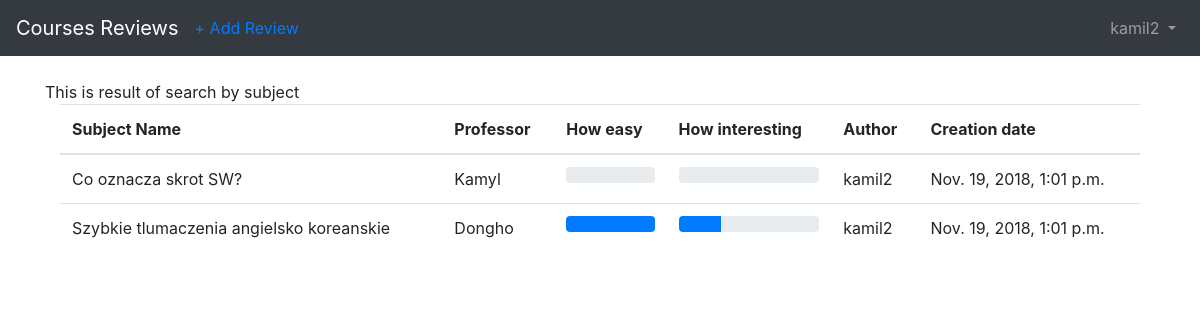
The app's page /by-subject/ (signed in), older data.
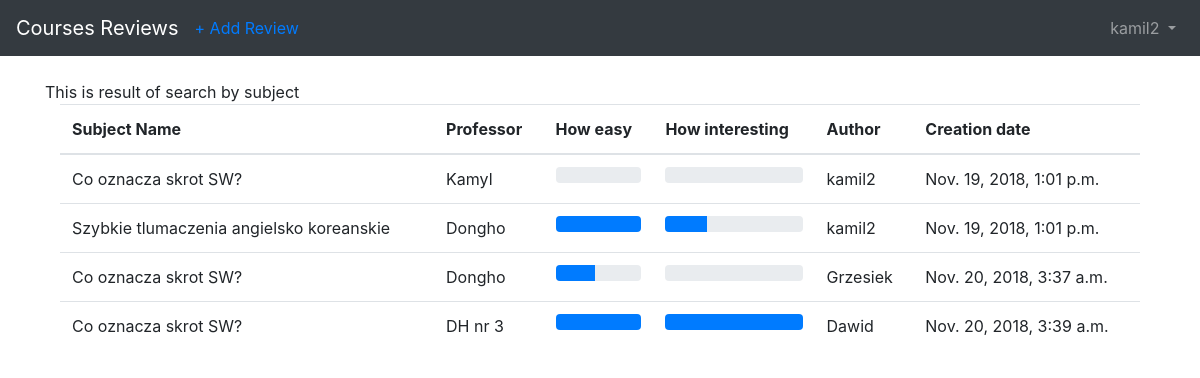
The same page, newer data.
### pages/models.py (models this page shows, shortened)
class Review(models.Model):
    course_name = models.ForeignKey(
        CourseName,
        on_delete=models.CASCADE
    )
    professor_name = models.ForeignKey(
        Professor,
        on_delete=models.CASCADE
    )
    how_easy = models.IntegerField(
        default=0,
        validators=[MaxValueValidator(100), MinValueValidator(0)],
    )
    how_interesting = models.IntegerField(
        default=0,
        validators=[MaxValueValidator(100), MinValueValidator(0)],
    )
    creation_date = models.DateTimeField(auto_now_add=True)
    review_body = models.TextField()
    author = models.ForeignKey(
        settings.AUTH_USER_MODEL,
        on_delete=models.CASCADE,
    )

class CourseName(models.Model):
    course_name = models.CharField(max_length=225)
    def __str__(self):
        return self.course_name

class Professor(models.Model):
    professor_name = models.CharField(max_length=255, default="")
    def __str__(self):
        return self.professor_name

### users/models.py (models this page shows)
class ReviewsUser(AbstractUser):
    created_reviews = models.PositiveIntegerField(default=0)

### pages/views.py (the view)
# urls.py: path('by-subject/', views.CourseBySubjectView.as_view(), name='reviews-by-subject'),
class CourseBySubjectView(LoginRequiredMixin, ListView):
    model = Review
    template_name = 'pages/review_list_by_subject.html'
    login_url = 'login'
    paginate_by = 10
    def get_queryset(self):
        return Review.objects\
            .filter(course_name__course_name__contains=self
                    .request.GET.get('myquery',''))\
            .order_by('creation_date')

### templates/pages/review_list_by_subject.html (shortened to what this page needs)
{% extends 'base.html' %}
{% block content %}
This is result of search by subject
<div class="container">
      <table class="table table-hover">
         <thead>
            <tr>
               <th scope="col">Subject Name</th>
               <th scope="col">Professor</th>
               <th scope="col">How easy</th>
               <th scope="col">How interesting</th>
               <th scope="col">Author</th>
               <th scope="col">Creation date</th>
            </tr>
         </thead>
         <tbody>
            {% for review in object_list %}
            <tr>
               <td>{{ review.course_name }}</td>
               <td>{{ review.professor_name }}</td>
               <td>
                  <div class="progress">
                     <div class="progress-bar" role="progressbar" style="width: {{ review.how_easy }}%" aria-valuenow="0" aria-valuemin="0" aria-valuemax="100"></div>
                  </div>
               </td>
               <td>
                  <div class="progress">
                     <div class="progress-bar" role="progressbar" style="width: {{ review.how_interesting }}%" aria-valuenow="100" aria-valuemin="0" aria-valuemax="100"></div>
                  </div>
               </td>
               <td>{{ review.author }}</td>
               <td>{{ review.creation_date }}</td>
            </tr>
            {% endfor %}
         </tbody>
      </table>
</div>
{% endblock content %}

Row changes from the older to the newer data that the page shows:
added Review: course_name "Co oznacza skrot SW?", professor_name "Dongho", how_easy 46 (drawn), author "Grzesiek", creation_date "Nov. 20, 2018, 3:37 a.m."
added Review: course_name "Co oznacza skrot SW?", professor_name "DH nr 3", how_easy 100 (drawn), how_interesting 100 (drawn), author "Dawid", creation_date "Nov. 20, 2018, 3:39 a.m."
